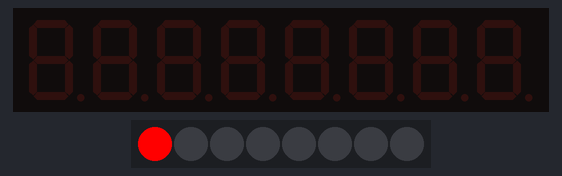
The sketch below on a simulated ESP8266 (NodeMCU). On the bench: 8-digit seven-segment display, 8 RGB LEDs in strip order, left to right.

Above: at 5.07 s.
Timing chart, 0 to 130.0 s (numbered marks = the images above):
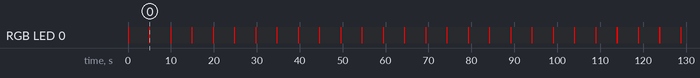

The sketch:

Boron_TM1386_LED.ino
```cpp
// This works - Blips the LED on every 5 seconds

#include <TM1638.h>  // Ensure the TM1638 library is included

// Initialize the TM1638 with DATA, CLOCK, STROBE pins
TM1638 tm1638(D0, D1, D2);

void setup() {
    Serial.begin(9600);  // Initialize Serial for debugging

    // Clear display and turn all LEDs off initially
    tm1638.clearDisplay();
    tm1638.setLEDs(0x00);
}

void loop() {
    // Simulate less bright blip by briefly turning the LED on with a short period
    for (int i = 0; i < 5; i++) {   // Repeat to simulate one dim "blip"
        tm1638.setLED(1, 0);
        delay(20);  // LED on for a brief instant to appear dim
        tm1638.setLED(0, 0);
        delay(30);  // LED off for a slightly longer time
    }

    // Wait for the rest of the 5-second cycle
    delay(4700);  // Adjusted delay to complete the 5-second cycle
}
```

Measured:
- by itself, RGB LED 0: alternates RGB(255, 0, 0) for 0.25 s and off for 4.7 s
